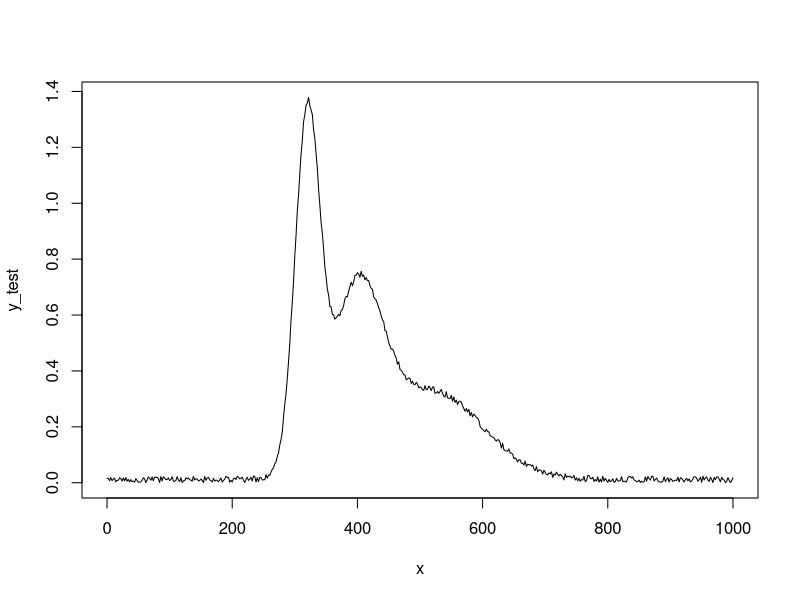

The R script that drew this image: (Note: this script raises an error after producing the figure.)
## ---- chunk 1
knitr::opts_chunk$set(echo = TRUE)
## ---- chunk 2
# Generate sample data from n gaussian distributions
x <- seq(-10,15,0.05)
y1 <- dnorm(x)
y2 <- dnorm(x, mean = 3, 2)
y3 <- dnorm(x, mean = -2, 0.5)
# x <- x + abs(min(x))
x <- seq(0, 1000, length.out = length(x))

y <- y1+y2+y3

# add noise
n <- runif(length(x), 0, 0.015)
y <- y + n

y_test <- (y/sum(y))*100

plot(x, y_test, type="l")

df_transp <- data.frame(x,y_test)

write.csv(df_transp, file = "data_transposed.csv")
## ---- chunk 3
# df <- data.frame(x, y)
df <- data.frame(t(y_test))
colnames(df) <- as.character(round(x, 2))
df


write.csv(df, file="data.csv", row.names = FALSE)
## ---- chunk 4
# install.packages("tidyverse")
library(tidyverse)

df <- read.csv(file="data.csv")

vals <- as.numeric(df[1,])
# summary(vals)

(summary_stats <- data.frame(
  mean = mean(as.numeric(df[1,]), na.rm = TRUE),
  median = median(as.numeric(df[1,]), na.rm = TRUE),
  min = min(as.numeric(df[1,]), na.rm = TRUE),
  max = max(as.numeric(df[1,]), na.rm = TRUE),
  count = length(df[1,])
))
  
  
## ---- chunk 5
# y_test
data_range <- range(x)

relative_area <- 1
peak_value <- 500
standard_dev <- 5

plot(x, y_test, type="l")
plot(x, vec, type="l")


loss <- function(relative_area, standard_dev, peak_value, target=y_test){
  
  vec <- relative_area*dnorm(x, peak_value, standard_dev)
  
    
  # elems_matrix <- matrix(data = rep(NA, peaks*length(target)), ncol = peaks)
  # elems_matrix[,i] <- relative_area[i]*dnorm(x, peak_value[i], standard_dev[i])
  #
  # for (i in 1:peaks){
  #   # print(i)
  #   # print(peak_value[i])
  #   nam <- paste0("element", i)
  #   assign(nam, relative_area[i]*dnorm(x, peak_value[i], standard_dev[i]))
  #   elems_matrix[,i] <- relative_area[i]*dnorm(x, peak_value[i], standard_dev[i])
  #
  # }

  # elems_matrix <- matrix(data = c(element1, element2, element3, element4, element5), ncol = peaks)
  # elems_total <- apply(elems_matrix, MARGIN = 1, sum, na.rm=FALSE)
  
  sum_sq_error <- sum((target - vec)^2)
  return(-sum_sq_error)

}

loss(relative_area = 0, standard_dev = 50, peak_value = 350)

set.seed(1)
# optim(par = c())
(results <- de(type = "real-valued", 
              fitness = function(x) loss(x[1], x[2], x[3]),
              # peaks = 1,
              # target = y,
              lower = c(0, 0, 0),
              upper = c(1000, 1000, 1000),
              popSize = 50, 
              pcrossover = 0.8, 
              pmutation = 0.1, 
              maxiter = 1000,
              run = 50,
              names = c("relative_area", "standard_dev", "peak_value"),
              parallel = TRUE,
              optim = TRUE,
              monitor = FALSE,
              seed = 1
              ))

results@solution
## ---- chunk 6
data_range <- range(x)
n_peaks <- 5
relative_area <- rep(1, n_peaks)
standard_dev <- rep(5, n_peaks)
peak_value <- runif(n_peaks, data_range[1], data_range[2])

max_iter <- 1000

areas <- rep(NA, n_peaks)
std_devs <- rep(NA, n_peaks)
peak_vals <- rep(NA, n_peaks)

# y
peaks <- 1

loss <- function(relative_areas, standard_dev, peak_value, peaks=1, target=y){
  
  # elems_matrix <- matrix(data = rep(NA, peaks*length(target)), ncol = peaks)
  # elems_matrix[,i] <- relative_area[i]*dnorm(x, peak_value[i], standard_dev[i])
  # 
  # for (i in 1:peaks){
  #   # print(i)
  #   # print(peak_value[i])
  #   nam <- paste0("element", i)
  #   assign(nam, relative_area[i]*dnorm(x, peak_value[i], standard_dev[i]))
  #   elems_matrix[,i] <- relative_area[i]*dnorm(x, peak_value[i], standard_dev[i])
  #   
  # }
  
  # elems_matrix <- matrix(data = c(element1, element2, element3, element4, element5), ncol = peaks)
  # elems_total <- apply(elems_matrix, MARGIN = 1, sum, na.rm=FALSE)
  
  sq_error <- (target - relative_area[i]*dnorm(x, peak_value[i], standard_dev[i]))^2
  sum_sq_error <- sum(sq_error)
  return(sum_sq_error)

}

# loss(relative_areas = 0, standard_dev = 110000, peak_value = 0)

set.seed(1)
# optim(par = c())
(results <- ga(type = "real-valued", 
              fitness = function(x) loss(x[1], x[2], x[3]),
              # peaks = 1,
              # target = y,
              lower = c(10, 1, 500),
              upper = c(1, 100, 0.01),
              seed = 1
              ))


## ---- chunk 7
# y_test
data_range <- range(x)

loss_multi_peak <- function(rel_area1, rel_area2, rel_area3, rel_area4, rel_area5, 
                 std_dev1, std_dev2, std_dev3, std_dev4, std_dev5, 
                 peak1, peak2, peak3, peak4, peak5, target, vals, n_peaks){
  
  relative_area <- c(rel_area1, rel_area2, rel_area3, rel_area4, rel_area5)
  standard_dev <- c(std_dev1, std_dev2, std_dev3, std_dev4, std_dev5)
  peak_value <- c(peak1, peak2, peak3, peak4, peak5)
  
  elems_matrix <- matrix(data = rep(NA, n_peaks*length(target)), ncol = n_peaks)
  
  for (i in 1:n_peaks){
    
    elems_matrix[,i] <- relative_area[i]*dnorm(x, peak_value[i], standard_dev[i])

  }

  elems_total <- apply(elems_matrix, MARGIN = 1, sum, na.rm=FALSE)
  
  sum_sq_error <- sum((target - elems_total)^2)
  return(-sum_sq_error)

}

set.seed(1)
(results <- ga(type = "real-valued", 
              fitness = function(x) loss_multi_peak(x[1], x[2], x[3], x[4], x[5], x[6], x[7], x[8], x[9], x[10], x[11], x[12], x[13], x[14], x[15], target = y_test,  vals = x, n_peaks = 5),
              lower = rep(0, 15),
              upper = rep(1000,15),
              popSize = 50, 
              pcrossover = 0.8,
              pmutation = 0.1, 
              maxiter = 1000,
              run = 50,
              names = c(paste0(rep("rel_area",5),1:5), paste0(rep("std_dev",5),1:5), paste0(rep("peak",5),1:5)),
              parallel = TRUE,
              optim = TRUE,
              monitor = FALSE,
              seed = 1
              ))

(solution <- data.frame(results@solution))

plot(results)
## ---- chunk 8
plot(x, y_test, type="l")
## ---- chunk 9
rel_area <- solution %>% dplyr::select(contains("rel_area")) %>% as.matrix() %>% .[1,]
std_dev <- solution %>% dplyr::select(contains("std_dev")) %>% as.matrix() %>% .[1,]
peak <- solution %>% dplyr::select(contains("peak")) %>% as.matrix() %>% .[1,]

solution_df <- tibble::tibble(peak, rel_area, std_dev) %>% arrange(peak) %>% mutate(ID = 1:length(peak), vec = rep(NA, length(peak)))
vec_list <- list()
x_list <- list()
elems_matrix <- matrix(rep(NA,length(peak)*length(x)), ncol = length(peak))


for (i in 1:length(peak)){
  
  # nam <- paste0("element", i)
  vec <- rel_area[i]*dnorm(x, peak[i], std_dev[i])
  vec_list[[i]] <- vec
  x_list[[i]] <- x
  elems_matrix[,i] <- vec
  # assign(nam, vec)
  
}

df_transp$y_pred <- apply(elems_matrix, MARGIN = 1, sum, na.rm=TRUE)

solution_tbl <- tibble(peak, rel_area, std_dev, curve = vec_list, x = x_list) %>% arrange(desc(rel_area), peak) %>% mutate(ID = 1:length(peak)) %>% 
  mutate(perc_total_area = (rel_area/sum(rel_area))*100) %>% dplyr::select(ID, peak, everything())
solution_tbl
## ---- chunk 10
max_peaks <- 3

ggplot() +
  geom_polygon(data = solution_tbl %>% unnest(curve, x), mapping = aes(x=x, y=curve, fill=factor(ID)), alpha=0.2) +
  # geom_vline(data = solution_tbl %>% unnest(curve, x), mapping = aes(xintercept = peak, fill=factor(ID)), alpha=0.2) +
  geom_line(data=df_transp, aes(x=x, y=y_test, ID=factor(0)), fill="black", col="black", alpha=0.5) +
  geom_polygon(data=df_transp, aes(x=x, y=y_pred, ID=factor(0)), fill="black", col="black", alpha=0.05) +
  theme_bw() +
  labs(x="Size", y="Value", fill="Peak") +
  scale_fill_brewer(type = "qual", palette = "Set1")
## ---- chunk 11
library(pracma)

solution_tbl %>% 
  unnest(curve, x) %>% 
  dplyr::select(ID, x, curve) %>% 
  spread(key="ID", value = "curve") %>% 
  summarise(trapz1 = cumtrapz(x,`1`),
            trapz2 = cumtrapz(x,`2`),
            trapz3 = cumtrapz(x,`3`),
            trapz4 = cumtrapz(x,`4`),
            trapz5 = cumtrapz(x,`5`))



